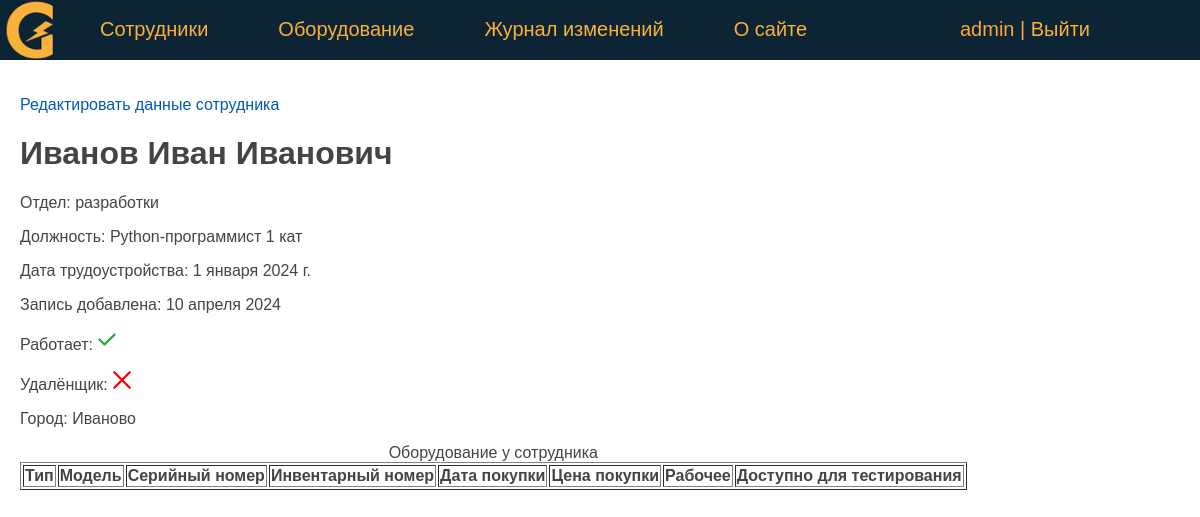
The page /person/ivanov1/ (signed in) on the database as committed earlier.
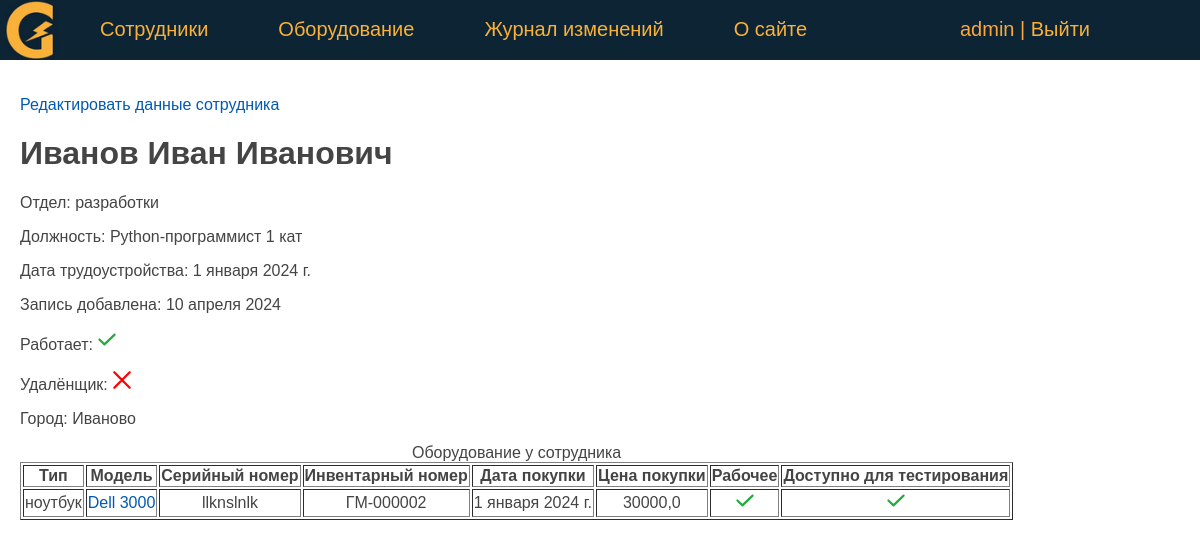
The same page on the database as committed later.
### eqlog/models.py (models this page shows, shortened)
class Equipment(models.Model):
    type = models.CharField(verbose_name='Тип оборудования', max_length=50)
    model = models.CharField(verbose_name='Модель', max_length=50)
    serial_number = models.CharField(verbose_name='Серийный номер', max_length=50)
    id_number = models.CharField(verbose_name='Инвентарный номер', max_length=10, unique=True)
    sale_date = models.DateField(verbose_name='Дата покупки', default=date(2024, 1, 1))
    price = models.FloatField(verbose_name='Цена покупки', max_length=10)
    is_working = models.BooleanField(verbose_name='Работает', default=True)
    testing = models.BooleanField(verbose_name='Доступно для тестирования', default=False)
    description = models.TextField(verbose_name='Описание')
    created_at = models.DateTimeField(verbose_name='Дата создания', auto_now_add=True)
    updated_at = models.DateTimeField(verbose_name='Дата изменения', auto_now=True)
    person = models.ForeignKey('Person', on_delete=models.PROTECT, verbose_name='Сотрудник', related_name='get_equipments')
    slug = AutoSlugField(populate_from='id_number', max_length=255, unique=True, db_index=True)
    user = models.ForeignKey(User, verbose_name='Пользователь', on_delete=models.DO_NOTHING, null=True)
    objects = models.Manager()
    def get_absolute_url(self):
        return reverse('equipment', kwargs={'equip_slug': self.slug})
    class Meta:
        verbose_name = 'Оборудование'
        verbose_name_plural = 'Оборудование'
        ordering = ['type', 'model']

### eqlog/views.py (the view)
# urls.py: path('person/<slug:pers_slug>/', ShowPerson.as_view(), name='person'),
class ShowPerson(DataMixin, DetailView):
    model = Person
    template_name = 'eqlog/person.html'
    slug_url_kwarg = 'pers_slug'
    context_object_name = 'ps'
    def get_context_data(self, *, object_list=None, **kwargs):
        context = super().get_context_data(**kwargs)
        auth = self.request.user.is_authenticated
        c_def = self.get_user_context(title='Главная страница', auth=auth)
        person: Persons = context['object']
        context.update({"equipments": person.get_equipments.all()})
        return {**context, **c_def}

### eqlog/models.py (called while the page is built)
    def __str__(self):
        return self.name

### eqlog/utils.py (called while the page is built)
    def get_user_context(self, **kwargs):
        context = kwargs
        context['menu'] = menu
        return context

### eqlog/templates/eqlog/person.html
{% extends 'eqlog/base.html' %}
{% block content %}
    {% if auth %}
        <p><a href="{% url 'update_person' ps.id %}">Редактировать данные сотрудника</a> </p>
        <h1>{{ ps.last_name }} {{ ps.first_name }} {{ ps.middle_name }}</h1>
        <p>Отдел: {{ ps.department }} </p>
        <p>Должность: {{ ps.job_title }}</p>
        <p>Дата трудоустройства: {{ ps.jobing_at }}</p>
        <p>Запись добавлена: {{ ps.created_at | date:"d E Y" }}</p>
        <p class="mark {% if ps.is_working %} mark_tick {% endif %}"> Работает: </p>
        <p class="mark {% if ps.remote %} mark_tick {% endif %}"> Удалёнщик: </p>
        <p >Город: {{ ps.city }}</p>
        <table border="1">
            <caption>Оборудование у сотрудника </caption>
                <tr>
                    <th>Тип</th>
                    <th>Модель</th>
                    <th>Серийный номер</th>
                    <th>Инвентарный номер</th>
                    <th>Дата покупки</th>
                    <th>Цена покупки</th>
                    <th>Рабочее</th>
                    <th>Доступно для тестирования</th>
               </tr>
                {% for e in equipments %}
                    <tr>
                        <td>{{ e.type }}</td>
                        <td><a href="{{ e.get_absolute_url }}"> {{ e.model }}</a></td>
                        <td>{{ e.serial_number }}</td>
                        <td>{{ e.id_number }}</td>
                        <td>{{ e.sale_date }}</td>
                        <td>{{ e.price }}</td>
                        <td class="mark {% if e.is_working %} mark_tick {% endif %}"> </td>
                        <td class="mark {% if e.testing %} mark_tick {% endif %}"> </td>
                    </tr>
                {% endfor %}
        </table>
    {% endif %}
{% endblock %}

### eqlog/templates/eqlog/base.html (shortened to what this page needs)
<!DOCTYPE html>
{% load static %}
<html>
<head>
    <link type="text/css" href="/static/eqlog/css/styles.css" rel="stylesheet" />
</head>
<body bgcolor="#FFFFFF">
    {% block mainmenu %}
    <header class="header">
    <ul id="mainmenu" class="mainmenu">
        <li class="logo">
            <a href="{% url 'home' %}"><div class="logo"></div></a>
        </li>
        {% for m in menu %}
            <li><a href="{% url m.url_name %}"> {{ m.title }} </a></li>
        {% endfor %}
        <li class="last">
            {% if request.user.is_authenticated %}
                <li class="last"> {{user.username}} | <a href="{% url 'logout' %}">Выйти</a> </li>
            {% else %}
                <li class="last"><a href="{% url 'login' %}">Войти</a> </li>
            {% endif %}
        </li>
    </ul>
    </header>
    {% endblock mainmenu %}
    <main>
        {% block content %}
        {% endblock content %}
    </main>
</body>
</html>

Rows that differ between the two databases and show on the page:
added Equipment: type "ноутбук", model "Dell 3000", serial_number "llknslnlk", id_number "ГM-000002", sale_date "1 января 2024 г.", price "30000,0", is_working True (drawn), testing True (drawn)
